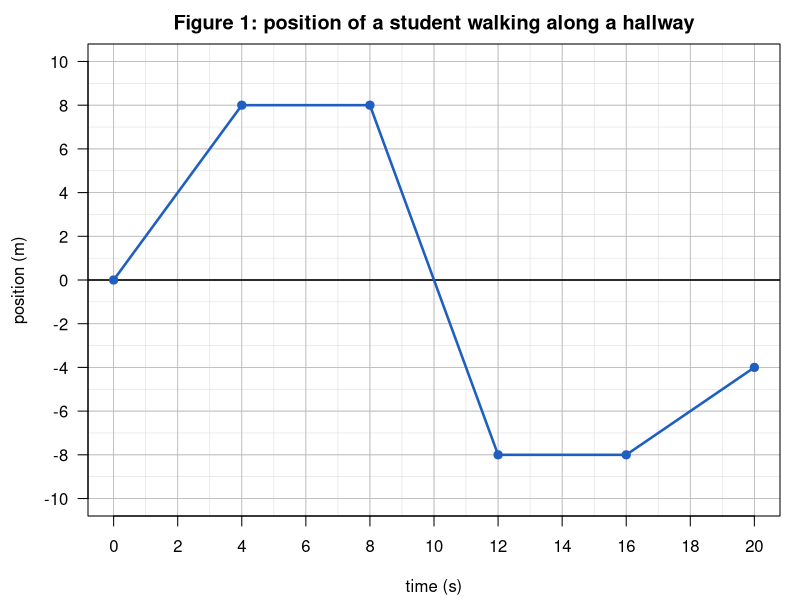
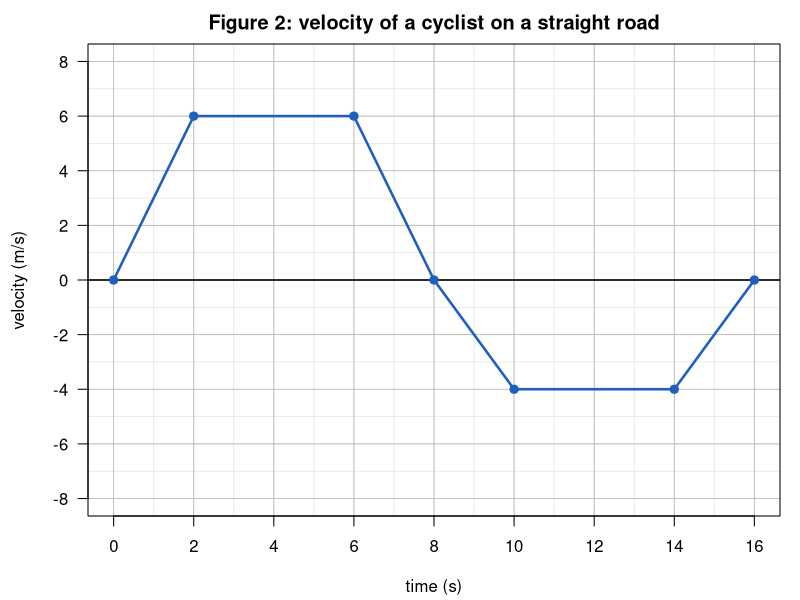

The R script that drew these images, in order:
## ---- chunk 1
t <- c(0, 4, 8, 12, 16, 20)
x <- c(0, 8, 8, -8, -8, -4)
par(mar = c(4.2, 4.4, 2.2, 1))
plot(t, x, type = "n", xlim = c(0, 20), ylim = c(-10, 10),
     xlab = "time (s)", ylab = "position (m)", axes = FALSE,
     main = "Figure 1: position of a student walking along a hallway")
abline(v = 0:20, col = "grey88", lwd = 0.6)
abline(h = -10:10, col = "grey88", lwd = 0.6)
abline(v = seq(0, 20, 2), col = "grey72", lwd = 0.8)
abline(h = seq(-10, 10, 2), col = "grey72", lwd = 0.8)
abline(h = 0, lwd = 1.5)
axis(1, at = seq(0, 20, 2))
axis(2, at = seq(-10, 10, 2), las = 1)
lines(t, x, lwd = 2.5, col = "#1f5fbf")
points(t, x, pch = 19, cex = 1.1, col = "#1f5fbf")
box()
## ---- chunk 2
t <- c(0, 2, 6, 8, 10, 14, 16)
v <- c(0, 6, 6, 0, -4, -4, 0)
par(mar = c(4.2, 4.4, 2.2, 1))
plot(t, v, type = "n", xlim = c(0, 16), ylim = c(-8, 8),
     xlab = "time (s)", ylab = "velocity (m/s)", axes = FALSE,
     main = "Figure 2: velocity of a cyclist on a straight road")
abline(v = 0:16, col = "grey88", lwd = 0.6)
abline(h = -8:8, col = "grey88", lwd = 0.6)
abline(v = seq(0, 16, 2), col = "grey72", lwd = 0.8)
abline(h = seq(-8, 8, 2), col = "grey72", lwd = 0.8)
abline(h = 0, lwd = 1.5)
axis(1, at = seq(0, 16, 2))
axis(2, at = seq(-8, 8, 2), las = 1)
lines(t, v, lwd = 2.5, col = "#1f5fbf")
points(t, v, pch = 19, cex = 1.1, col = "#1f5fbf")
box()
